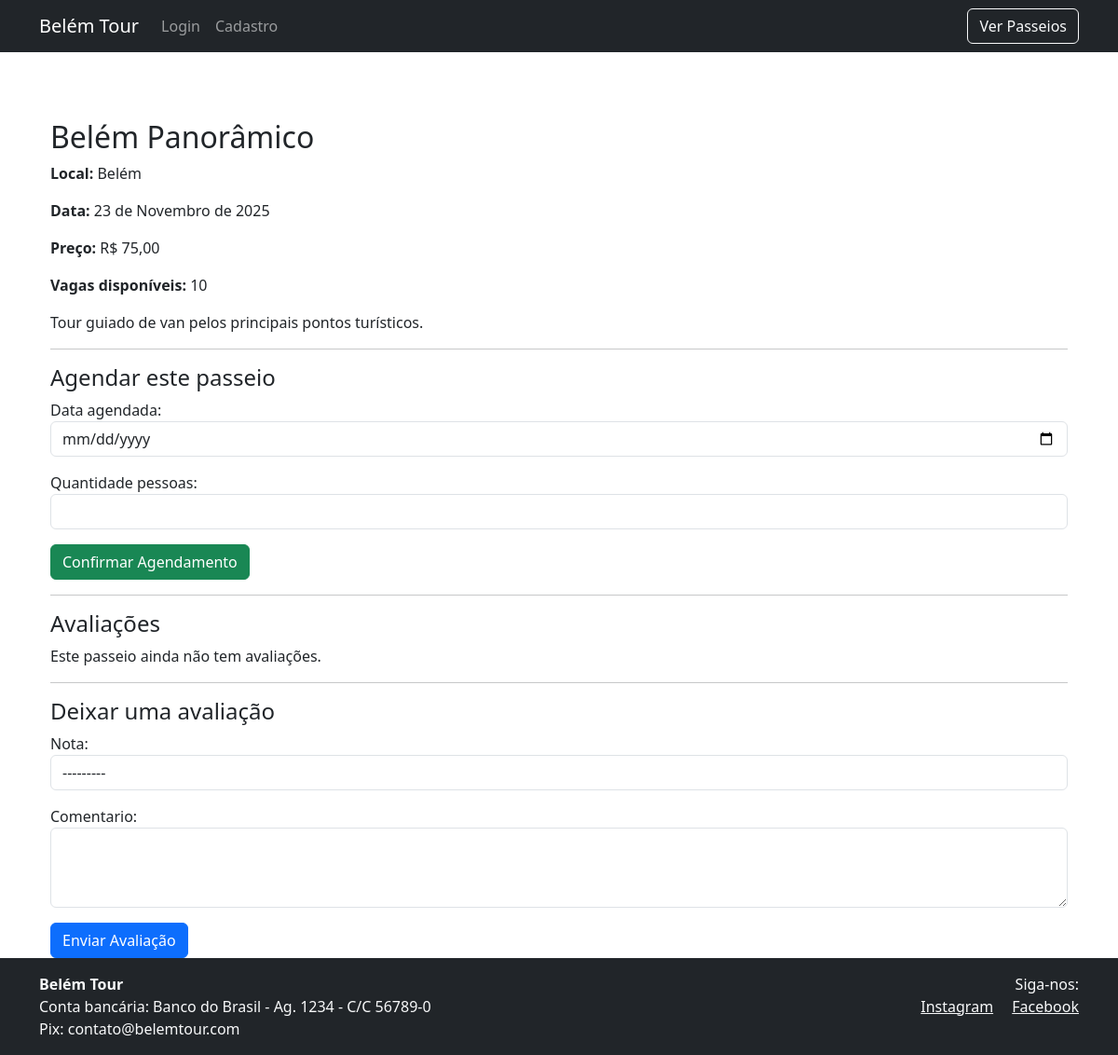
The page /passeios/26/ on the database its author committed.
### passeios/models.py (models this page shows, shortened)
class Passeio(models.Model):
    titulo = models.CharField(max_length=100)
    descricao = models.TextField()
    local = models.CharField(max_length=100)
    data = models.DateField()
    preco = models.DecimalField(max_digits=8, decimal_places=2)
    vagas_disponiveis = models.PositiveIntegerField(default=10)

### passeios/views.py (the view, shortened to what this page needs)
# urls.py: path('<int:passeio_id>/', views.detalhe_passeio, name='detalhe_passeio'),
def detalhe_passeio(request, passeio_id):
    passeio = get_object_or_404(Passeio, id=passeio_id)
    agendamento_form = AgendamentoForm()
    avaliacao_form = AvaliacaoForm()
    return render(request, 'passeios/passeio_detalhe.html', {
        'passeio': passeio,
        'agendamento_form': agendamento_form,
        'avaliacao_form': avaliacao_form,
        'avaliacoes': passeio.avaliacoes.all().order_by('-data')
    })

### agendamentos/forms.py
class AgendamentoForm(forms.ModelForm):
    class Meta:
        model = Agendamento
        fields = ['data_agendada', 'quantidade_pessoas']
        widgets = {
            'data_agendada': forms.DateInput(
                format='%Y-%m-%d',
                attrs={'type': 'date', 'class': 'form-control'}
            ),
            'quantidade_pessoas': forms.NumberInput(attrs={'class': 'form-control'})
        }
    def __init__(self, *args, **kwargs):
        super().__init__(*args, **kwargs)
        self.fields['data_agendada'].input_formats = ['%Y-%m-%d']

### passeios/forms.py
class AvaliacaoForm(forms.ModelForm):
    class Meta:
        model = Avaliacao
        fields = ['nota', 'comentario']
        widgets = {
            'nota': forms.Select(attrs={'class': 'form-control'}),
            'comentario': forms.Textarea(attrs={'class': 'form-control', 'rows': 3}),
        }

### passeios/templates/passeios/passeio_detalhe.html (shortened to what this page needs)
{% extends 'base.html' %}
{% block content %}
<div class="container mt-5">
  <h2>{{ passeio.titulo }}</h2>
  <p><strong>Local:</strong> {{ passeio.local }}</p>
  <p><strong>Data:</strong> {{ passeio.data }}</p>
  <p><strong>Preço:</strong> R$ {{ passeio.preco }}</p>
  <p><strong>Vagas disponíveis:</strong> {{ passeio.vagas_disponiveis }}</p>
  <p>{{ passeio.descricao }}</p>
  <hr>
  <h4>Agendar este passeio</h4>
  {% if passeio.vagas_disponiveis > 0 %}
    <form method="post" action="">
      {{ agendamento_form.as_p }}
      <button type="submit" name="agendar" class="btn btn-success">Confirmar Agendamento</button>
    </form>
  {% else %}
    <div class="alert alert-danger">Este passeio está esgotado.</div>
  {% endif %}
  <hr>
  <h4>Avaliações</h4>
  {% for avaliacao in avaliacoes %}
    <div class="border p-2 mb-2">
      <strong>{{ avaliacao.usuario.username }}</strong> – {{ avaliacao.nota }}⭐<br>
      <small>{{ avaliacao.data|date:"d/m/Y H:i" }}</small><br>
      {{ avaliacao.comentario }}
    </div>
  {% empty %}
    <p>Este passeio ainda não tem avaliações.</p>
  {% endfor %}
  <hr>
  <h4>Deixar uma avaliação</h4>
  <form method="post" action="">
    {{ avaliacao_form.as_p }}
    <button type="submit" name="avaliar" class="btn btn-primary">Enviar Avaliação</button>
  </form>
</div>
{% endblock %}

### rows shown on the page
Passeio: titulo "Belém Panorâmico", local "Belém", data "23 de Novembro de 2025", preco "75,00", vagas_disponiveis "10", descricao "Tour guiado de van pelos principais pontos turísticos."
